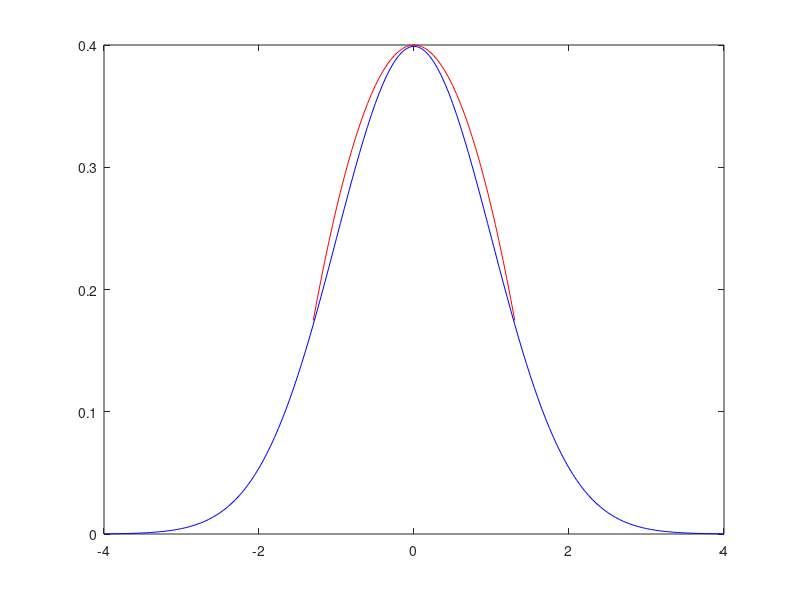

MATLAB code for this plot:
mu = 0;
s = 1;
x1 = -4:0.05:4;
x2 = -1.3:0.05:1.3;
x3 = 1.3:0.05:4;
y1 = 1/sqrt(2*pi*s^2)*exp(-((x1 - mu).^2)/(2*s^2));	% Exact function
y2 = 0.4 - ((x2*2).^2)*(1/30);				% Approximation
y3 = 0.4 - ((x2*2).^2)*(1/30);
plot(x1, y1, 'b')
hold on
plot(x2, y2, 'r')
hold off
